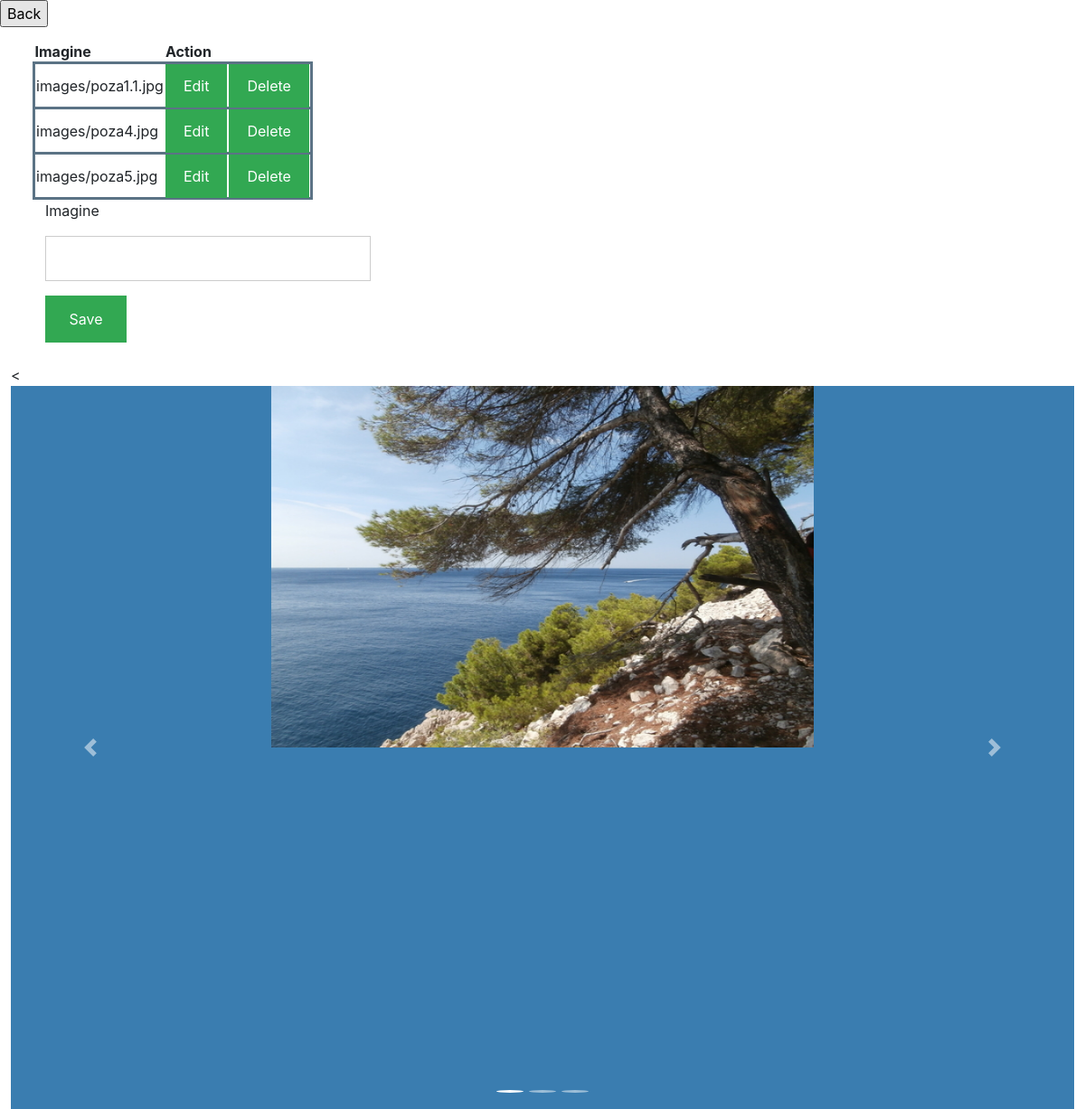
Screenshot of /admin-index-pics.php with the database file from the repository.
### tables this page shows
CREATE TABLE `imagini` (
  `Id` int(11) NOT NULL,
  `Imagine` text NOT NULL
);

### server4.php (called while the page is built, shortened)
<?php
	$update1 = false;
?>

### admin-index-pics.php (the view, shortened to what this page needs)
<?php  include('server4.php'); ?>
<html>
<head>
<link rel="stylesheet" href="index.css"/>
<link rel="stylesheet" href="https://stackpath.bootstrapcdn.com/bootstrap/4.4.1/css/bootstrap.min.css">
</head>
<body>
<form action="admin.php">
    <input type="submit" value="Back" />
</form>
<?php $results1 = mysqli_query($db1, "SELECT * FROM imagini"); ?>
<table style="margin-left:3%;margin-right:3%">
	<thead>
		<tr>
			<th>Imagine</th>
			<th colspan="2">Action</th>
		</tr>
	</thead>
	<?php while ($row1 = mysqli_fetch_array($results1)) { ?>
		<tr style="border:3px solid #5b7385;padding:5px;">
			<td><?php echo $row1['Imagine']; ?></td>
			<td style="height:50px;">
				<a href="admin-index-pics.php?edit=<?php echo $row1['Id']; ?>" class="button" >Edit</a>
			</td>
			<td>
				<a href="server4.php?del=<?php echo $row1['Id']; ?>" class="button">Delete</a>
			</td>
		</tr>
	<?php } ?>
</table>
<form style="width:30%;margin-left:50px" method="post" action="server4.php" >
		<div class="input-group">
			<label>Imagine</label>
			<input type="text" name="imagine" value="">
		</div>
		<div class="input-group">
			<?php if ($update1 == true): ?>
				<button style="width:25%" class="button" type="submit" name="update" style="background: #556B2F;" >update</button>
			<?php else: ?>
				<button style="width:25%" class="button" type="submit" name="save" >Save</button>
			<?php endif ?>
		</div>
</form>
<div style="margin-left:1%;margin-right:1%">
	<<div id="carouselExampleIndicators" class="carousel slide" data-ride="carousel" style="background-color:#3a7db0">
  <?php
$servername1 = "localhost";
$username1 = "root";
$password1 = "";
$dbname1 = "mywebsite";
$conn1 = new mysqli($servername1, $username1, $password1, $dbname1);
$sql2 = "SELECT * FROM imagini";
$result2 = $conn1->query($sql2);
	?>
	<ol class="carousel-indicators">
		<li data-target="#carouselExampleIndicators" data-slide-to="0" class="active"></li>
	<?php
	for ($i=1;$i<$result2->num_rows;$i++)
	{
		echo "<li data-target='#carouselExampleIndicators' data-slide-to='$i'></li>";
	}
	?>
	</ol>
	<div class="carousel-inner">
	<?php
	$row2 = $result2->fetch_assoc();
	echo "
		<div class='carousel-item active'>
	<div class='parent d-flex justify-content-center'>
      <img src=".$row2["Imagine"]." alt='poza' width='600' height='400'>
	  </div>
    </div>
	";
	?>
	</div>
  <a class="carousel-control-prev" href="#carouselExampleIndicators" role="button" data-slide="prev">
    <span class="carousel-control-prev-icon" aria-hidden="true"></span>
  </a>
  <a class="carousel-control-next" href="#carouselExampleIndicators" role="button" data-slide="next">
    <span class="carousel-control-next-icon" aria-hidden="true"></span>
  </a>
</div>
</div>
</body>
</html>

### index.css (style rules this page uses)
#carouselExampleIndicators { height: 100%; width: 100%; }
.carousel-indicators { margin-bottom: 8px; }
.carousel-indicators>li { width: 10px; height: 10px; border-radius: 100%; }
.carousel-inner { height: 100%; background-color: #3a7db0; }
.carousel-item { text-align: center; }
.parent { min-height: 200px; }
.carousel-item img { display: block; margin: auto; }
body { font-family: WildWest, Helvetica, sans-serif; }
input[type=text], input[type=password] { width: 100%; padding: 12px 20px; margin: 8px 0; display: inline-block; border: 1px solid #ccc; box-sizing: border-box; }
.button { background-color: #32a852; color: white; padding: 14px 20px; margin: 8px 0; border: none; cursor: pointer; width: 100%; }

### rows the page displays
imagini: Imagine "images/poza1.1.jpg", Imagine (picture)
imagini: Imagine "images/poza4.jpg"
imagini: Imagine "images/poza5.jpg"
